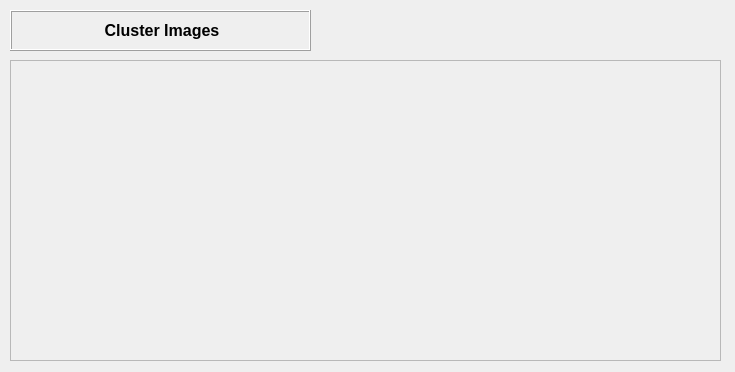
<?xml version="1.0" encoding="UTF-8"?>
<ui version="4.0">
 <class>Form</class>
 <widget class="QWidget" name="Form">
  <property name="geometry">
   <rect>
    <x>0</x>
    <y>0</y>
    <width>735</width>
    <height>372</height>
   </rect>
  </property>
  <property name="sizePolicy">
   <sizepolicy hsizetype="Preferred" vsizetype="Expanding">
    <horstretch>0</horstretch>
    <verstretch>0</verstretch>
   </sizepolicy>
  </property>
  <property name="windowTitle">
   <string>Form</string>
  </property>
  <widget class="QLabel" name="label">
   <property name="geometry">
    <rect>
     <x>10</x>
     <y>10</y>
     <width>301</width>
     <height>41</height>
    </rect>
   </property>
   <property name="frameShape">
    <enum>QFrame::Box</enum>
   </property>
   <property name="frameShadow">
    <enum>QFrame::Raised</enum>
   </property>
   <property name="text">
    <string>&lt;html&gt;&lt;head/&gt;&lt;body&gt;&lt;p align=&quot;center&quot;&gt;&lt;span style=&quot; font-size:12pt; font-weight:600;&quot;&gt;Cluster Images&lt;/span&gt;&lt;/p&gt;&lt;/body&gt;&lt;/html&gt;</string>
   </property>
  </widget>
  <widget class="QFrame" name="frame">
   <property name="geometry">
    <rect>
     <x>10</x>
     <y>60</y>
     <width>711</width>
     <height>301</height>
    </rect>
   </property>
   <property name="sizePolicy">
    <sizepolicy hsizetype="Preferred" vsizetype="Expanding">
     <horstretch>0</horstretch>
     <verstretch>0</verstretch>
    </sizepolicy>
   </property>
   <property name="styleSheet">
    <string notr="true">font: 75 italic 12pt &quot;Ubuntu&quot;;</string>
   </property>
   <property name="frameShape">
    <enum>QFrame::StyledPanel</enum>
   </property>
   <property name="frameShadow">
    <enum>QFrame::Raised</enum>
   </property>
  </widget>
 </widget>
 <resources/>
 <connections/>
</ui>
